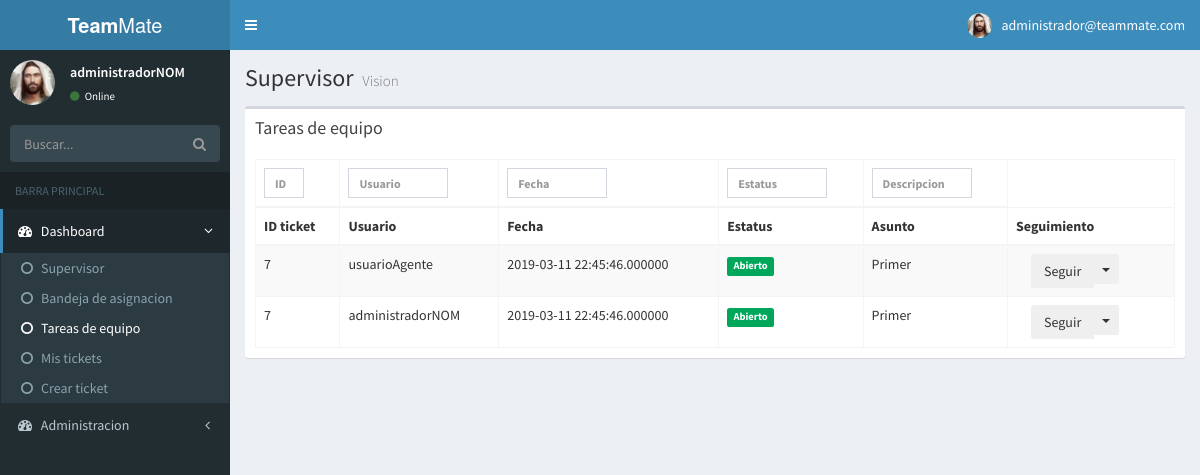
Screenshot of /teamtask.php (signed in) with the database file from the repository.
### tables this page shows
CREATE TABLE `help_desk_ticket` (
  `id_ticket` int(11) NOT NULL,
  `subject` varchar(254) NOT NULL,
  `descrip` longtext,
  `ind_asign` int(11) DEFAULT NULL,
  `sub_date` datetime(6) NOT NULL,
  `due_date` datetime(6) DEFAULT NULL,
  `close_date` datetime(6) DEFAULT NULL,
  `priority_id_id` int(11) DEFAULT NULL,
  `project_id_id` int(11) NOT NULL,
  `status_id_id` int(11) DEFAULT NULL,
  `type_id_id` int(11) NOT NULL,
  `user_id_id` varchar(20) NOT NULL,
  `activo` int(11) NOT NULL
);

CREATE TABLE `help_desk_agent` (
  `id` int(11) NOT NULL,
  `name` varchar(50) NOT NULL,
  `email` varchar(254) DEFAULT NULL,
  `telephone` varchar(25) DEFAULT NULL,
  `job_title` varchar(50) DEFAULT NULL,
  `ind_supervisor` int(11) DEFAULT NULL,
  `ind_suspend` int(11) DEFAULT NULL,
  `profile_picture` varchar(100) NOT NULL,
  `team_id_id` int(11) NOT NULL,
  `fk_username_agente` varchar(20) NOT NULL
);

CREATE TABLE `help_desk_ticket_asign` (
  `id` int(11) NOT NULL,
  `asign_date` datetime(6) DEFAULT NULL,
  `ticket_id_id` int(11) DEFAULT NULL,
  `user_agent_id_id` int(11) DEFAULT NULL,
  `user_client_id_id` int(11) DEFAULT NULL
);

CREATE TABLE `help_desk_ticket_stats` (
  `id` int(11) NOT NULL,
  `descrip` varchar(20) NOT NULL,
  `type` varchar(35) NOT NULL
);

### funciones/funciones.php (called while the page is built, shortened)
	<?php
function selectImagen($id){
   require('conexion/connect_db.php');
    $sql="SELECT profile_picture FROM help_desk_user_account WHERE username=\"$id\"";
    $resultado=$link->query($sql);
    return $resultado;
}
function selectTicketsTeamTask(){
    require('conexion/connect_db.php');
    $sql="SELECT TI.*, TA.asign_date,TA.user_agent_id_id, TS.id as idstat, TS.descrip as statdescrip, TS.type, AG.ID AS idagente, AG.name FROM help_desk_ticket TI INNER JOIN help_desk_ticket_asign TA ON TI.id_ticket=TA.ticket_id_id INNER JOIN help_desk_ticket_stats TS ON TS.id=TI.status_id_id INNER JOIN help_desk_agent AG ON AG.id=TA.user_agent_id_id WHERE TI.activo=1" ;
    $resultado=$link->query($sql);
    return $resultado;
}
?>

### teamtask.php (the view, shortened to what this page needs)
<?php
if($_SESSION['type']==1)
{require('funciones/funciones.php');
?>
<!DOCTYPE html>
<html>
<head>
  <link rel="stylesheet" href="bower_components/bootstrap/dist/css/bootstrap.min.css">
  <link rel="stylesheet" href="bower_components/font-awesome/css/font-awesome.min.css">
  <link rel="stylesheet" href="bower_components/Ionicons/css/ionicons.min.css">
  <link rel="stylesheet" href="dist/css/AdminLTE.min.css">
  <link rel="stylesheet" href="dist/css/skins/_all-skins.min.css">
  <link rel="stylesheet" href="bower_components/datatables.net-bs/css/dataTables.bootstrap.min.css">
</head>
<body class="hold-transition skin-blue sidebar-mini">
<div class="wrapper">
  <header class="main-header">
    <a href="dashboard.php" class="logo">
      <span class="logo-lg"><b>Team</b>Mate</span>
    </a>
    <nav class="navbar navbar-static-top">
      <a href="#" class="sidebar-toggle" data-toggle="push-menu" role="button">
      </a>
      <div class="navbar-custom-menu">
        <ul class="nav navbar-nav">
          <li class="dropdown user user-menu">
            <a href="#" class="dropdown-toggle" data-toggle="dropdown">
                           <?php $imagen=selectImagen($_SESSION['username']);
                    if ($imagen2=mysqli_fetch_array($imagen)) {
                        $img=$imagen2['profile_picture'];
                    }
             echo "<img src=\"imagenes/$img\" class=\"user-image\" alt=\"User Image\">" ?>
              <span class="hidden-xs"><?php echo $_SESSION["correo"];?></span>
            </a>
          </li>
        </ul>
      </div>
    </nav>
  </header>
  <aside class="main-sidebar">
    <section class="sidebar">
      <div class="user-panel">
        <div class="pull-left image">
          <?php echo "<img src=\"imagenes/$img\" class=\"img-circle\" alt=\"User Image\">" ?>
        </div>
        <div class="pull-left info">
          <p><?php echo $_SESSION['username']; ?></p>
          <a href="#"><i class="fa fa-circle text-success"></i> Online</a>
        </div>
      </div>
      <form action="#" method="get" class="sidebar-form">
        <div class="input-group">
          <input type="text" name="q" class="form-control" placeholder="Buscar...">
          <span class="input-group-btn">
                <button type="submit" name="search" id="search-btn" class="btn btn-flat"><i class="fa fa-search"></i>
                </button>
              </span>
        </div>
      </form>
      <ul class="sidebar-menu" data-widget="tree">
        <li class="header">BARRA PRINCIPAL</li>
        <li class="active treeview menu-open">
          <a href="#">
            <i class="fa fa-dashboard"></i> <span>Dashboard</span>
            <span class="pull-right-container">
              <i class="fa fa-angle-left pull-right"></i>
            </span>
          </a>
         <ul class="treeview-menu">
            <li><a href="dashboard.php"><i class="fa fa-circle-o"></i>Supervisor</a></li>
            <li><a href="bandeja.php"><i class="fa fa-circle-o"></i>Bandeja de asignacion</a></li>
            <li class="active"><a href="teamtask.php"><i class="fa fa-circle-o"></i>Tareas de equipo</a></li>
            <li><a href="mistickets.php"><i class="fa fa-circle-o"></i>Mis tickets</a></li>
            <li><a href="crearticketsup.php"><i class="fa fa-circle-o"></i>Crear ticket</a></li>
          </ul>
        </li>
       <li class="treeview">
          <a href="#">
            <i class="fa fa-dashboard"></i> <span>Administracion</span>
            <span class="pull-right-container">
              <i class="fa fa-angle-left pull-right"></i>
            </span>
          </a>
        </li>
       </ul>
    </section>
  </aside>
  <div class="content-wrapper">
    <section class="content-header">
      <h1>
        Supervisor
        <small>Vision</small>
      </h1>
    </section>
     <section class="content">
      <div class="row">
        <div class="col-xs-12">
          <div class="box">
            <div class="box-header">
              <h3 class="box-title">Tareas de equipo</h3>
            </div>
            <div class="box-body">
              <table id="example1" class="table table-bordered table-striped">
                <thead>
                  <tr>
                  <th><div class="input-group input-group-sm" style="width: 40px;">
                  <input name="table_search" id="table_search" class="form-control pull-right" placeholder="ID" type="text" onkeyup="myFunction(0,this.id)">
                </div></th>
                  <th><div class="input-group input-group-sm" style="width: 100px;">
                  <input name="table_search" id="table_search1" class="form-control pull-right" placeholder="Usuario" type="text" onkeyup="myFunction(1,this.id)">
                </div></th>
                  <th><div class="input-group input-group-sm" style="width: 100px;">
                  <input name="table_search" id="table_search2" class="form-control pull-right" placeholder="Fecha" type="text" onkeyup="myFunction(2,this.id)">
                </div></th>
                  <th><div class="input-group input-group-sm" style="width: 100px;">
                  <input name="table_search" id="table_search3" class="form-control pull-right" placeholder="Estatus" type="text" onkeyup="myFunction(3,this.id)">
                </div></th>
                  <th><div class="input-group input-group-sm" style="width: 100px;">
                  <input name="table_search" id="table_search4" class="form-control pull-right" placeholder="Descripcion" type="text" onkeyup="myFunction(4,this.id)">
                </div></th>
                </tr>
                <tr>
                  <th>ID ticket</th>
                  <th>Usuario</th>
                  <th>Fecha</th>
                  <th>Estatus</th>
                  <th>Asunto</th>
                  <th>Seguimiento</th>
                </tr>
                </thead>
                <tbody>
                   <?php
                    $resultado=selectTicketsTeamTask();
                    while ($renglon=mysqli_fetch_array($resultado)){
                    $label=$renglon['type'];
                   ?>
                 <tr>
                  <td><?php echo $renglon['id_ticket'];?></td>
                  <td><?php echo $renglon['name'];?></td>
                  <td><?php echo $renglon['asign_date'];?></td>
                  <?php echo '<td><span '.$label.'>'.$renglon['statdescrip'].'</span></td>';?>
                  <td><?php echo $renglon['subject'];?></td>
                  <td>
                    <div  class="col-xs-10">
                      <div class="btn-group">
                  <?php echo '<button type=button class=btn btn-sm onclick="document.location.href=\'seguir.php?id='.$renglon['id_ticket'].'\'">Seguir</button>';?>
                  <button type="button" class="btn btn-sm dropdown-toggle" data-toggle="dropdown" aria-expanded="false">
                    <span class="caret"></span>
                  </button>
                </div>
                    </div></td>
                </tr>
                <?php
                  }
                ?>
                </tbody>
              </table>
           </div>
          </div>
        </div>
      </div>
    </section>
  </div>
</div>
</body>
</html>
<?php
}
else {
  header("location: login.php");
}
?>

### rows the page displays
help_desk_ticket: id_ticket "7", help_desk_agent.name "usuarioAgente", help_desk_ticket_asign.asign_date "2019-03-11 22:45:46.000000", status_id.descrip "Abierto", subject "Primer", help_desk_agent.name "administradorNOM"

### other values shown
$_SESSION["correo"] "administrador@teammate.com"
$_SESSION['username'] "administradorNOM"
